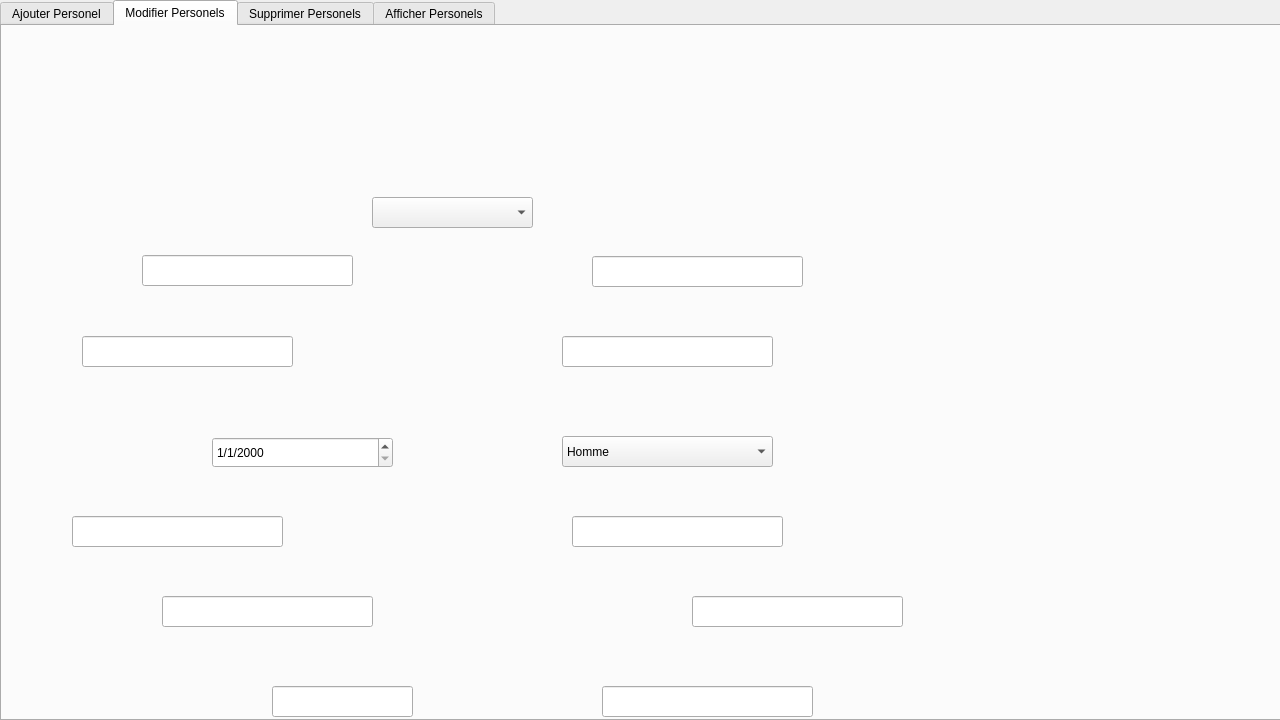
<?xml version="1.0" encoding="UTF-8"?>
<ui version="4.0">
 <class>stafftechnique</class>
 <widget class="QDialog" name="stafftechnique">
  <property name="geometry">
   <rect>
    <x>0</x>
    <y>0</y>
    <width>1280</width>
    <height>720</height>
   </rect>
  </property>
  <property name="minimumSize">
   <size>
    <width>1280</width>
    <height>720</height>
   </size>
  </property>
  <property name="maximumSize">
   <size>
    <width>1280</width>
    <height>720</height>
   </size>
  </property>
  <property name="baseSize">
   <size>
    <width>1280</width>
    <height>720</height>
   </size>
  </property>
  <property name="windowTitle">
   <string>MED++</string>
  </property>
  <widget class="QTabWidget" name="tabWidget">
   <property name="geometry">
    <rect>
     <x>0</x>
     <y>0</y>
     <width>1291</width>
     <height>721</height>
    </rect>
   </property>
   <property name="currentIndex">
    <number>1</number>
   </property>
   <widget class="QWidget" name="tab">
    <attribute name="title">
     <string>Ajouter Personel</string>
    </attribute>
    <widget class="QWidget" name="widget" native="true">
     <property name="geometry">
      <rect>
       <x>0</x>
       <y>0</y>
       <width>1281</width>
       <height>701</height>
      </rect>
     </property>
     <property name="styleSheet">
      <string notr="true">QWidget#widget{
	background-image: url(:/AjoutStaff.png);
}</string>
     </property>
     <widget class="QLineEdit" name="Occupation">
      <property name="geometry">
       <rect>
        <x>150</x>
        <y>229</y>
        <width>211</width>
        <height>31</height>
       </rect>
      </property>
     </widget>
     <widget class="QLineEdit" name="Nom">
      <property name="geometry">
       <rect>
        <x>90</x>
        <y>310</y>
        <width>211</width>
        <height>31</height>
       </rect>
      </property>
     </widget>
     <widget class="QLineEdit" name="carteid">
      <property name="geometry">
       <rect>
        <x>80</x>
        <y>490</y>
        <width>211</width>
        <height>31</height>
       </rect>
      </property>
     </widget>
     <widget class="QLineEdit" name="Horaire">
      <property name="geometry">
       <rect>
        <x>280</x>
        <y>660</y>
        <width>141</width>
        <height>31</height>
       </rect>
      </property>
     </widget>
     <widget class="QLineEdit" name="Salaire">
      <property name="geometry">
       <rect>
        <x>170</x>
        <y>570</y>
        <width>211</width>
        <height>31</height>
       </rect>
      </property>
     </widget>
     <widget class="QLineEdit" name="Role">
      <property name="geometry">
       <rect>
        <x>550</x>
        <y>230</y>
        <width>211</width>
        <height>31</height>
       </rect>
      </property>
     </widget>
     <widget class="QLineEdit" name="Prenom">
      <property name="geometry">
       <rect>
        <x>570</x>
        <y>310</y>
        <width>211</width>
        <height>31</height>
       </rect>
      </property>
     </widget>
     <widget class="QLineEdit" name="Tel">
      <property name="geometry">
       <rect>
        <x>580</x>
        <y>490</y>
        <width>211</width>
        <height>31</height>
       </rect>
      </property>
     </widget>
     <widget class="QLineEdit" name="LineEdit_6">
      <property name="geometry">
       <rect>
        <x>700</x>
        <y>570</y>
        <width>211</width>
        <height>31</height>
       </rect>
      </property>
     </widget>
     <widget class="QLineEdit" name="Mail">
      <property name="geometry">
       <rect>
        <x>610</x>
        <y>660</y>
        <width>211</width>
        <height>31</height>
       </rect>
      </property>
     </widget>
     <widget class="QWidget" name="widget_2" native="true">
      <property name="geometry">
       <rect>
        <x>1130</x>
        <y>399</y>
        <width>121</width>
        <height>41</height>
       </rect>
      </property>
      <widget class="QPushButton" name="save">
       <property name="geometry">
        <rect>
         <x>4</x>
         <y>-8</y>
         <width>121</width>
         <height>51</height>
        </rect>
       </property>
       <property name="styleSheet">
        <string notr="true">QPushButton{
border-style:solid;

background-color:#AARRGGBB ;
color:#fff;
border-radius:7px;
}
</string>
       </property>
       <property name="text">
        <string/>
       </property>
      </widget>
     </widget>
     <widget class="QWidget" name="widget_3" native="true">
      <property name="geometry">
       <rect>
        <x>1159</x>
        <y>80</y>
        <width>111</width>
        <height>41</height>
       </rect>
      </property>
      <widget class="QPushButton" name="retour">
       <property name="geometry">
        <rect>
         <x>0</x>
         <y>0</y>
         <width>111</width>
         <height>41</height>
        </rect>
       </property>
       <property name="styleSheet">
        <string notr="true">QPushButton{
border-style:solid;

background-color:#AARRGGBB ;
color:#fff;
border-radius:7px;
}

</string>
       </property>
       <property name="text">
        <string/>
       </property>
      </widget>
     </widget>
     <widget class="QDateEdit" name="dateEdit_2">
      <property name="geometry">
       <rect>
        <x>220</x>
        <y>400</y>
        <width>181</width>
        <height>31</height>
       </rect>
      </property>
      <property name="displayFormat">
       <string>d/M/yyyy</string>
      </property>
     </widget>
     <widget class="QComboBox" name="Sexe">
      <property name="geometry">
       <rect>
        <x>560</x>
        <y>400</y>
        <width>211</width>
        <height>31</height>
       </rect>
      </property>
      <item>
       <property name="text">
        <string>Homme</string>
       </property>
      </item>
      <item>
       <property name="text">
        <string>Femme</string>
       </property>
      </item>
     </widget>
    </widget>
   </widget>
   <widget class="QWidget" name="tab_2">
    <attribute name="title">
     <string>Modifier Personels</string>
    </attribute>
    <widget class="QWidget" name="widget_6" native="true">
     <property name="geometry">
      <rect>
       <x>0</x>
       <y>0</y>
       <width>1281</width>
       <height>711</height>
      </rect>
     </property>
     <property name="styleSheet">
      <string notr="true">QWidget#widget_6
{
background-image: url(:/ModStaff.png);
}
</string>
     </property>
     <widget class="QComboBox" name="comboBox">
      <property name="geometry">
       <rect>
        <x>370</x>
        <y>171</y>
        <width>161</width>
        <height>31</height>
       </rect>
      </property>
     </widget>
     <widget class="QPushButton" name="pushButton_2">
      <property name="geometry">
       <rect>
        <x>580</x>
        <y>170</y>
        <width>121</width>
        <height>41</height>
       </rect>
      </property>
      <property name="styleSheet">
       <string notr="true">QPushButton{
border-style:solid;

background-color:#AARRGGBB ;
color:#fff;
border-radius:7px;
}


</string>
      </property>
      <property name="text">
       <string/>
      </property>
     </widget>
     <widget class="QPushButton" name="retour_2">
      <property name="geometry">
       <rect>
        <x>1150</x>
        <y>60</y>
        <width>111</width>
        <height>41</height>
       </rect>
      </property>
      <property name="styleSheet">
       <string notr="true">QPushButton{
border-style:solid;

background-color:#AARRGGBB ;
color:#fff;
border-radius:7px;
}

</string>
      </property>
      <property name="text">
       <string/>
      </property>
     </widget>
     <widget class="QPushButton" name="pushButton_4">
      <property name="geometry">
       <rect>
        <x>540</x>
        <y>170</y>
        <width>31</width>
        <height>31</height>
       </rect>
      </property>
      <property name="styleSheet">
       <string notr="true">QPushButton{
border-style:solid;

background-color:#AARRGGBB ;
color:#fff;
border-radius:7px;
}

</string>
      </property>
      <property name="text">
       <string/>
      </property>
     </widget>
     <widget class="QLineEdit" name="Role_2">
      <property name="geometry">
       <rect>
        <x>590</x>
        <y>230</y>
        <width>211</width>
        <height>31</height>
       </rect>
      </property>
     </widget>
     <widget class="QLineEdit" name="LineEdit_7">
      <property name="geometry">
       <rect>
        <x>690</x>
        <y>570</y>
        <width>211</width>
        <height>31</height>
       </rect>
      </property>
     </widget>
     <widget class="QLineEdit" name="Salaire_2">
      <property name="geometry">
       <rect>
        <x>160</x>
        <y>570</y>
        <width>211</width>
        <height>31</height>
       </rect>
      </property>
     </widget>
     <widget class="QLineEdit" name="carteid_2">
      <property name="geometry">
       <rect>
        <x>70</x>
        <y>490</y>
        <width>211</width>
        <height>31</height>
       </rect>
      </property>
     </widget>
     <widget class="QLineEdit" name="Tel_2">
      <property name="geometry">
       <rect>
        <x>570</x>
        <y>490</y>
        <width>211</width>
        <height>31</height>
       </rect>
      </property>
     </widget>
     <widget class="QLineEdit" name="Prenom_2">
      <property name="geometry">
       <rect>
        <x>560</x>
        <y>310</y>
        <width>211</width>
        <height>31</height>
       </rect>
      </property>
     </widget>
     <widget class="QLineEdit" name="Nom_2">
      <property name="geometry">
       <rect>
        <x>80</x>
        <y>310</y>
        <width>211</width>
        <height>31</height>
       </rect>
      </property>
     </widget>
     <widget class="QLineEdit" name="Horaire_2">
      <property name="geometry">
       <rect>
        <x>270</x>
        <y>660</y>
        <width>141</width>
        <height>31</height>
       </rect>
      </property>
     </widget>
     <widget class="QLineEdit" name="Mail_2">
      <property name="geometry">
       <rect>
        <x>600</x>
        <y>660</y>
        <width>211</width>
        <height>31</height>
       </rect>
      </property>
     </widget>
     <widget class="QLineEdit" name="Occupation_2">
      <property name="geometry">
       <rect>
        <x>140</x>
        <y>229</y>
        <width>211</width>
        <height>31</height>
       </rect>
      </property>
     </widget>
     <widget class="QPushButton" name="pushButton_5">
      <property name="geometry">
       <rect>
        <x>1124</x>
        <y>392</y>
        <width>121</width>
        <height>41</height>
       </rect>
      </property>
      <property name="styleSheet">
       <string notr="true">QPushButton{
border-style:solid;

background-color:#AARRGGBB ;
color:#fff;
border-radius:7px;
}


</string>
      </property>
      <property name="text">
       <string/>
      </property>
     </widget>
     <widget class="QDateEdit" name="dateEdit">
      <property name="geometry">
       <rect>
        <x>210</x>
        <y>411</y>
        <width>181</width>
        <height>31</height>
       </rect>
      </property>
      <property name="displayFormat">
       <string>d/M/yyyy</string>
      </property>
     </widget>
     <widget class="QComboBox" name="Sexe_2">
      <property name="geometry">
       <rect>
        <x>560</x>
        <y>410</y>
        <width>211</width>
        <height>31</height>
       </rect>
      </property>
      <item>
       <property name="text">
        <string>Homme</string>
       </property>
      </item>
      <item>
       <property name="text">
        <string>Femme</string>
       </property>
      </item>
     </widget>
    </widget>
   </widget>
   <widget class="QWidget" name="tab_3">
    <attribute name="title">
     <string>Supprimer Personels</string>
    </attribute>
    <widget class="QWidget" name="widget_7" native="true">
     <property name="geometry">
      <rect>
       <x>0</x>
       <y>0</y>
       <width>1281</width>
       <height>691</height>
      </rect>
     </property>
     <property name="styleSheet">
      <string notr="true">QWidget#widget_7
{
background-image: url(:/SuprimerStaff.png);
}
</string>
     </property>
     <widget class="QWidget" name="widget_8" native="true">
      <property name="geometry">
       <rect>
        <x>1159</x>
        <y>80</y>
        <width>111</width>
        <height>41</height>
       </rect>
      </property>
      <widget class="QPushButton" name="pushButton_3">
       <property name="geometry">
        <rect>
         <x>0</x>
         <y>0</y>
         <width>111</width>
         <height>41</height>
        </rect>
       </property>
       <property name="styleSheet">
        <string notr="true">QPushButton{
border-style:solid;

background-color:#AARRGGBB ;
color:#fff;
border-radius:7px;
}</string>
       </property>
       <property name="text">
        <string/>
       </property>
      </widget>
     </widget>
     <widget class="QWidget" name="widget_9" native="true">
      <property name="geometry">
       <rect>
        <x>1140</x>
        <y>650</y>
        <width>121</width>
        <height>41</height>
       </rect>
      </property>
      <widget class="QPushButton" name="Delete">
       <property name="geometry">
        <rect>
         <x>4</x>
         <y>2</y>
         <width>121</width>
         <height>41</height>
        </rect>
       </property>
       <property name="styleSheet">
        <string notr="true">QPushButton{
border-style:solid;

background-color:#AARRGGBB ;
color:#fff;
border-radius:7px;
}</string>
       </property>
       <property name="text">
        <string/>
       </property>
      </widget>
     </widget>
     <widget class="QComboBox" name="comboBox_2">
      <property name="geometry">
       <rect>
        <x>410</x>
        <y>320</y>
        <width>261</width>
        <height>31</height>
       </rect>
      </property>
     </widget>
     <widget class="QTextEdit" name="textEdit">
      <property name="geometry">
       <rect>
        <x>410</x>
        <y>370</y>
        <width>491</width>
        <height>231</height>
       </rect>
      </property>
     </widget>
     <widget class="QLabel" name="label_2">
      <property name="geometry">
       <rect>
        <x>100</x>
        <y>350</y>
        <width>301</width>
        <height>81</height>
       </rect>
      </property>
      <property name="font">
       <font>
        <family>Agency FB</family>
        <pointsize>20</pointsize>
        <weight>50</weight>
        <bold>false</bold>
       </font>
      </property>
      <property name="styleSheet">
       <string notr="true">QLabel#label_2 
{

	color: rgb(79, 154, 211);
}</string>
      </property>
      <property name="text">
       <string>Raisons de suppression : </string>
      </property>
     </widget>
     <widget class="QPushButton" name="pushButton_7">
      <property name="geometry">
       <rect>
        <x>610</x>
        <y>610</y>
        <width>81</width>
        <height>31</height>
       </rect>
      </property>
      <property name="styleSheet">
       <string notr="true">QPushButton{
border-style:solid;

background-color:#AARRGGBB ;
color:rgb(79, 154, 211);
border-radius:7px;
}
</string>
      </property>
      <property name="text">
       <string>Imprimer</string>
      </property>
     </widget>
    </widget>
   </widget>
   <widget class="QWidget" name="tab_4">
    <attribute name="title">
     <string>Afficher Personels</string>
    </attribute>
    <widget class="QWidget" name="widget_4" native="true">
     <property name="geometry">
      <rect>
       <x>0</x>
       <y>0</y>
       <width>1281</width>
       <height>711</height>
      </rect>
     </property>
     <property name="styleSheet">
      <string notr="true">QWidget#widget_4
{
	background-image: url(:/AfficherStaff.png);
}</string>
     </property>
     <widget class="QTableView" name="TabPers">
      <property name="geometry">
       <rect>
        <x>0</x>
        <y>240</y>
        <width>1281</width>
        <height>461</height>
       </rect>
      </property>
      <property name="textElideMode">
       <enum>Qt::ElideMiddle</enum>
      </property>
     </widget>
     <widget class="QWidget" name="widget_5" native="true">
      <property name="geometry">
       <rect>
        <x>1150</x>
        <y>79</y>
        <width>120</width>
        <height>41</height>
       </rect>
      </property>
      <widget class="QPushButton" name="pushButton">
       <property name="geometry">
        <rect>
         <x>4</x>
         <y>2</y>
         <width>111</width>
         <height>41</height>
        </rect>
       </property>
       <property name="styleSheet">
        <string notr="true">QPushButton{
border-style:solid;

background-color:#AARRGGBB ;
color:#fff;
border-radius:7px;
}</string>
       </property>
       <property name="text">
        <string/>
       </property>
      </widget>
     </widget>
     <widget class="QLabel" name="label">
      <property name="geometry">
       <rect>
        <x>10</x>
        <y>200</y>
        <width>71</width>
        <height>21</height>
       </rect>
      </property>
      <property name="font">
       <font>
        <family>Agency FB</family>
        <pointsize>16</pointsize>
       </font>
      </property>
      <property name="text">
       <string>Trier Par : </string>
      </property>
     </widget>
     <widget class="QRadioButton" name="radioButton">
      <property name="geometry">
       <rect>
        <x>80</x>
        <y>180</y>
        <width>91</width>
        <height>61</height>
       </rect>
      </property>
      <property name="text">
       <string>A-Z</string>
      </property>
     </widget>
     <widget class="QRadioButton" name="radioButton_2">
      <property name="geometry">
       <rect>
        <x>130</x>
        <y>180</y>
        <width>91</width>
        <height>61</height>
       </rect>
      </property>
      <property name="text">
       <string>Z-A</string>
      </property>
     </widget>
     <widget class="QRadioButton" name="radioButton_3">
      <property name="geometry">
       <rect>
        <x>180</x>
        <y>180</y>
        <width>121</width>
        <height>61</height>
       </rect>
      </property>
      <property name="text">
       <string>Durée du contrat ↑</string>
      </property>
     </widget>
     <widget class="QRadioButton" name="radioButton_4">
      <property name="geometry">
       <rect>
        <x>300</x>
        <y>180</y>
        <width>121</width>
        <height>61</height>
       </rect>
      </property>
      <property name="text">
       <string>Salaire ↑</string>
      </property>
     </widget>
     <widget class="QRadioButton" name="radioButton_5">
      <property name="geometry">
       <rect>
        <x>490</x>
        <y>180</y>
        <width>121</width>
        <height>61</height>
       </rect>
      </property>
      <property name="text">
       <string>Salaire ↓</string>
      </property>
     </widget>
     <widget class="QRadioButton" name="radioButton_6">
      <property name="geometry">
       <rect>
        <x>370</x>
        <y>180</y>
        <width>121</width>
        <height>61</height>
       </rect>
      </property>
      <property name="text">
       <string>Durée du contrat ↓</string>
      </property>
     </widget>
     <widget class="QRadioButton" name="radioButton_7">
      <property name="geometry">
       <rect>
        <x>560</x>
        <y>180</y>
        <width>91</width>
        <height>61</height>
       </rect>
      </property>
      <property name="text">
       <string>Remise</string>
      </property>
     </widget>
     <widget class="QLineEdit" name="lineEdit">
      <property name="geometry">
       <rect>
        <x>1102</x>
        <y>200</y>
        <width>161</width>
        <height>20</height>
       </rect>
      </property>
     </widget>
     <widget class="QPushButton" name="pushButton_6">
      <property name="geometry">
       <rect>
        <x>1010</x>
        <y>200</y>
        <width>75</width>
        <height>23</height>
       </rect>
      </property>
      <property name="text">
       <string>Chercher</string>
      </property>
     </widget>
    </widget>
   </widget>
  </widget>
 </widget>
 <resources/>
 <connections/>
</ui>
